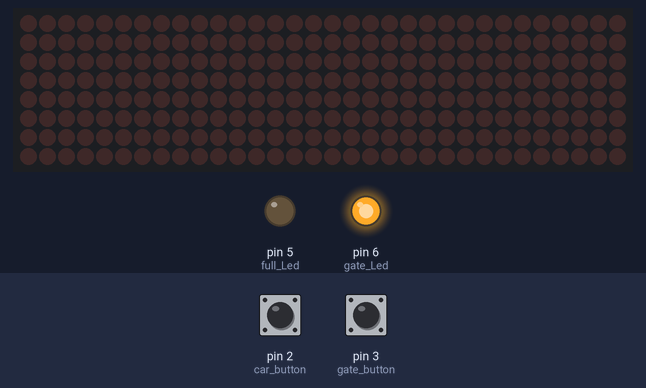
Simulated run of this sketch. Board: Arduino Uno, built with avr-gcc and run on an emulated ATmega328P. Parts: 32×8 LED matrix, output pins drawn as LEDs (lit = HIGH). The inputs (shaded band) are chosen by the test bench; at power-on: pin 3 (gate_button) LOW, pin 2 (car_button) LOW.

Above: at 1.2 s.
1.3 s: pin 3 (gate_button) pulled HIGH for 0.15 s
At 2.3 s:
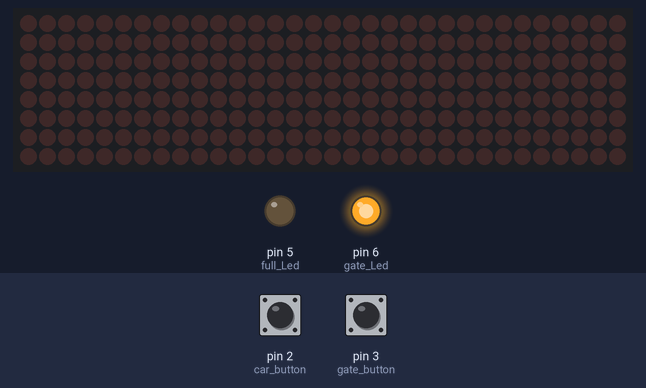
2.9 s: pin 3 (gate_button) pulled HIGH for 3.2 s
At 4.0 s:
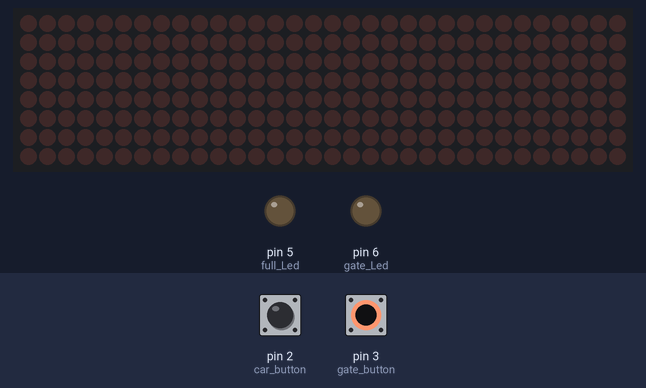
7.6 s: pin 2 (car_button) driven HIGH and pin 3 (gate_button) driven HIGH
At 7.9 s:
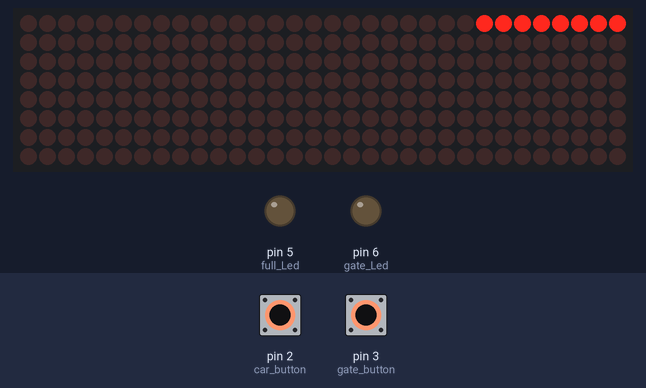
9.1 s: pin 3 (gate_button) driven LOW
At 10.1 s:
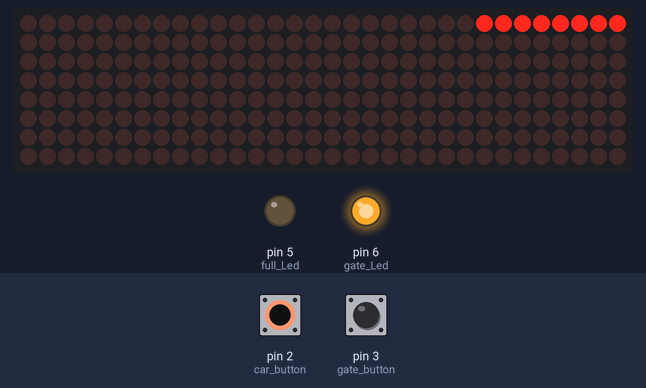
10.6 s: pin 3 (gate_button) driven HIGH
At 11.4 s:
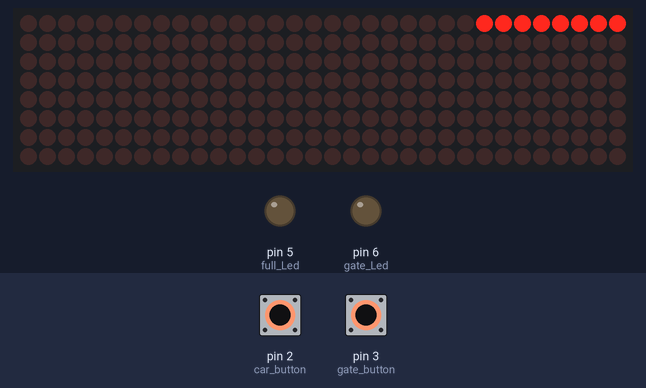
12.1 s: pin 2 (car_button) pulsed LOW 5 times (0.12 s each, 0.3 s apart)
At 14.5 s:
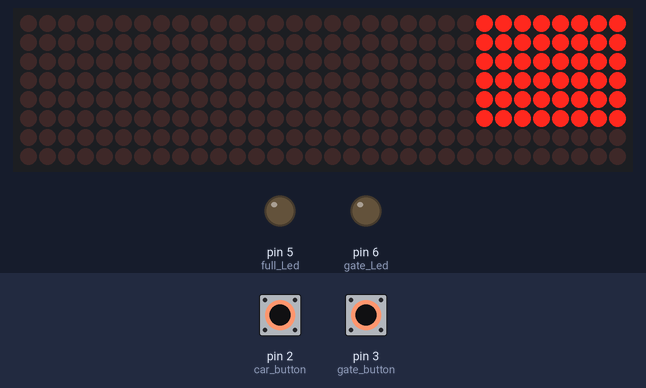
Timing chart, 0 to 16.0 s (numbered marks = the images above; inputs shaded):
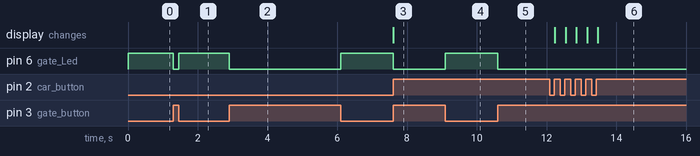

Measured:
- after the input at 1.3 s, pin 6 (gate_Led): HIGH → LOW at once, → HIGH 0.15 s later
- after the input at 2.9 s, pin 6 (gate_Led): HIGH → LOW at once, → HIGH 3.2 s later
- after the input at 7.6 s, pin 6 (gate_Led): HIGH → LOW at once; the display: changes at once (image 3)
- after the input at 9.1 s, pin 6 (gate_Led): LOW → HIGH at once
- after the input at 10.6 s, pin 6 (gate_Led): HIGH → LOW at once
- after the input at 12.1 s, the display: first changes after 0.14 s (image 6 shows a later state)

The sketch:

Barrier_Gate.ino
```cpp
#include <LedControl.h>

LedControl lc = LedControl{11, 13, 10, 4}; // 11_DIN 13_CLK 10_CS 4_Number of LED Module

const short car_button = 2; //ปุ่มรับสัญญาณรถเข้า
const short gate_button = 3; //ปุ่มเปิด/ปิดเกท
const short full_Led = 5;
const short gate_Led = 6;

int lastCarButtonState = 0;

unsigned long lastDebounceCar = 0; //debouncedelay ปุ่มรถ
unsigned long delayTime = 100;

int devices = 0;
int car_amount = 0;

void display_Dot(int number); //แสดงผลไฟบน dot_matrix
void blink_Dot(); //กระพริบไฟบน dot_matrix

void setup() {
  devices = lc.getDeviceCount();
  //ตั้งค่าแค่ address 0 เนื่องจากใช้ dot_matrix แค่ 1 ช่อง
  lc.shutdown(0, false);
  lc.setIntensity(0, 8);
  lc.clearDisplay(0);

  pinMode(car_button, INPUT);
  pinMode(gate_button, INPUT);
  pinMode(gate_Led, OUTPUT);
  pinMode(full_Led, OUTPUT);
}

void loop() {
  devices = lc.getDeviceCount();
  if(digitalRead(gate_button) == 1){
    digitalWrite(gate_Led, 0);
    while(digitalRead(gate_button) == 1){
      int currentCarButtonState = digitalRead(car_button);
      if(lastCarButtonState != currentCarButtonState){
          if(digitalRead(car_button) == 1 && millis() - lastDebounceCar > delayTime){
          lastDebounceCar = millis();
          car_amount += 1;
        }
      }
      lastCarButtonState = currentCarButtonState;

      display_Dot(car_amount);
      if(car_amount > 7){
        blink_Dot();
      }
    }
  }
  else{
    digitalWrite(gate_Led, 1);
    display_Dot(car_amount);
    if(car_amount > 7){
      blink_Dot();
    }
  }
}

void display_Dot(int number){
  for(int row = 0; row < number; row++){
    for(int column = 0; column < 8; column++){
      lc.setLed(0, row, column, true);
    }
  }
  if(car_amount > 7){
    digitalWrite(full_Led, 1);
  }
}

void blink_Dot(){
  for(int row = 0; row < 8; row++){
    for(int column = 0; column < 8; column++){
      lc.setLed(0, row, column, false);
    }
  }
}
```
